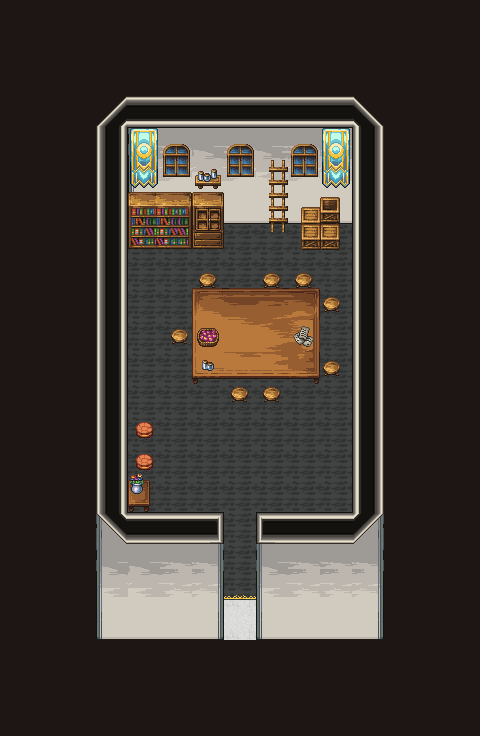

This is a level from a 2D game, rendered from its Tiled map with the project's own tilesets. A one-line summary and the map file follow, with tile-layer data summarised:
An orthogonal 15x23 tile map with 32x32 px tiles, 11 tile layers (black, floor, carpet, wall1, ...).

<map version="1.9" tiledversion="1.9.1" orientation="orthogonal" renderorder="right-down" width="15" height="23" tilewidth="32" tileheight="32" infinite="0" nextlayerid="12" nextobjectid="1">
  <tileset firstgid="1" source="../21_tsx/Church_town.tsx" />
  <layer id="5" name="black" width="15" height="23">
    <data>[345 cells, 2 non-empty, 1 distinct tile ids]</data>
  </layer>
  <layer id="1" name="floor" width="15" height="23">
    <data>[345 cells, 132 non-empty, 1 distinct tile ids]</data>
  </layer>
  <layer id="9" name="carpet" width="15" height="23">
    <data>[345 cells, 80 non-empty, 2 distinct tile ids]</data>
  </layer>
  <layer id="3" name="wall1" width="15" height="23">
    <data>[345 cells, 80 non-empty, 25 distinct tile ids]</data>
  </layer>
  <layer id="8" name="shadow" width="15" height="23">
    <data>[345 cells, 0 non-empty, 0 distinct tile ids]</data>
  </layer>
  <layer id="6" name="furniture1" width="15" height="23">
    <data>[345 cells, 33 non-empty, 25 distinct tile ids]</data>
  </layer>
  <layer id="7" name="furniture2" width="15" height="23">
    <data>[345 cells, 13 non-empty, 10 distinct tile ids]</data>
  </layer>
  <layer id="10" name="chara" width="15" height="23">
    <data>[345 cells, 0 non-empty, 0 distinct tile ids]</data>
  </layer>
  <layer id="11" name="furniture3" width="15" height="23">
    <data>[345 cells, 6 non-empty, 6 distinct tile ids]</data>
  </layer>
  <layer id="4" name="wall2" width="15" height="23">
    <data>[345 cells, 8 non-empty, 6 distinct tile ids]</data>
  </layer>
  <layer id="2" name="black" width="15" height="23">
    <data>[345 cells, 192 non-empty, 1 distinct tile ids]</data>
  </layer>
</map>
